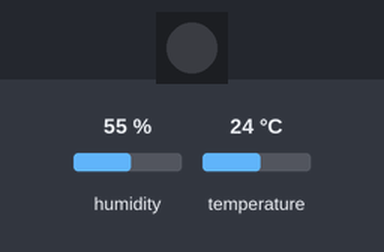
Bench run of a sketch on a simulated ESP32. Parts: 1 RGB LEDs in strip order, left to right. Inputs (shaded band) come from the test bench; at power-on: humidity 55 %, temperature 24 °C. WiFi joins after 1.5 s; servers stay silent unless stated; uploads are accepted with an empty reply; the local clock reads 2024-03-15 10:24:30 at power-on unless the sketch sets it; storage starts empty.

Above: at 0.1 s.
At 1.6 s:
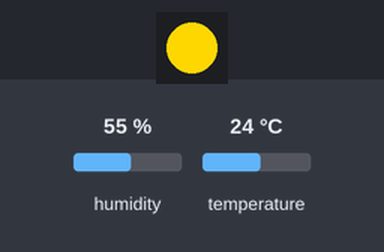
At 4.8 s:
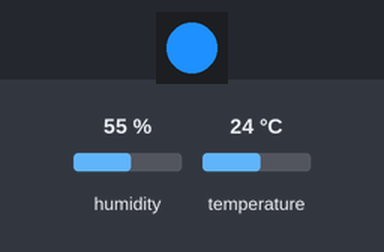
Timing chart, 0 to 6.3 s (numbered marks = the images above):
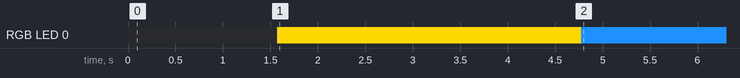

The sketch:

wetterstation.ino
```cpp
#include <WiFiManager.h>
#include <ESPAsyncWebServer.h>
#include <ArduinoJson.h>
#include <Adafruit_NeoPixel.h>
#include <HTTPClient.h>
#include "LittleFS.h"
#include "time.h"
#include "DHT.h"

#define PIN 8
#define NUMPIXELS 1
Adafruit_NeoPixel pixels(NUMPIXELS, PIN, NEO_GRB + NEO_KHZ800);

#define DHT11_PIN 2
DHT dht11(DHT11_PIN, DHT11);

AsyncWebServer server(80);
HTTPClient http;

const char* HOST_NAME = "http://192.168.0.19";
const char* PATH_NAME = "/insert_data.php";

char ledStatus[32] = "standby";

const char* ntpServer = "pool.ntp.org";
const long gmtOffset_sec = 7200;
const int daylightOffset_sec = 0;

struct Config {
  bool led;
  long interval;
  long standby;
  long sleep;
  long highTemperature;
  long measurementInProcess;
  long noWlan;
} config;

struct State {
  float temperature;
  float humidity;
  char timestamp[64];
} state;

void writeFile(fs::FS& fs, const char* path, const char* content) {
  File file = fs.open(path, FILE_WRITE);
  if (!file) {
    return;
  }

  file.print(content);
  file.close();
}

void deleteFile(fs::FS& fs, const char* path) {
  fs.remove(path);
}

String readFile(fs::FS& fs, const char* path) {
  File file = fs.open(path);
  if (!file || file.isDirectory()) {
    return "";
  }

  String content = file.readString();
  file.close();
  return content;
}

bool checkFile(fs::FS& fs, const char* path) {
  File file = fs.open(path);
  if (!file || file.isDirectory()) {
    return false;
  }

  file.close();
  return true;
}

long convertStringToHex(const char* str) {
  return strtoul(str + 1, NULL, 16);
}

void loadConfig() {
  if (!checkFile(LittleFS, "/config.json")) {
    const char* config = "{\"led\":true,\"interval\":7200000,\"standby\":\"#1E90FF\",\"sleep\":\"#708090\",\"highTemperature\":\"#FFA500\",\"measurementInProcess\":\"#FFD700\",\"noWlan\":\"#FF4C4C\"}";
    writeFile(LittleFS, "/config.json", config);
  }

  StaticJsonDocument<96> doc;
  String json = readFile(LittleFS, "/config.json");
  DeserializationError error = deserializeJson(doc, json);

  if (error) {
    return;
  }

  config.led = doc["led"];
  config.interval = doc["interval"];
  config.standby = convertStringToHex(doc["standby"]);
  config.sleep = convertStringToHex(doc["sleep"]);
  config.highTemperature = convertStringToHex(doc["highTemperature"]);
  config.measurementInProcess = convertStringToHex(doc["measurementInProcess"]);
  config.noWlan = convertStringToHex(doc["noWlan"]);
}

void updateConfig(JsonPair& kv) {
  StaticJsonDocument<96> doc;
  String configFile = readFile(LittleFS, "/config.json");
  DeserializationError error = deserializeJson(doc, configFile);

  if (error) {
    return;
  }

  doc[kv.key()] = kv.value();
  const char* key = kv.key().c_str();

  if (strcmp(key, "led") == 0) {
    config.led = kv.value().as<bool>();
  } else if (strcmp(key, "interval") == 0) {
    config.interval = kv.value().as<long>();
  } else if (strcmp(key, "standby") == 0) {
    config.standby = convertStringToHex(kv.value());
  } else if (strcmp(key, "sleep") == 0) {
    config.sleep = convertStringToHex(kv.value());
  } else if (strcmp(key, "highTemperature") == 0) {
    config.highTemperature = convertStringToHex(kv.value());
  } else if (strcmp(key, "measurementInProcess") == 0) {
    config.measurementInProcess = convertStringToHex(kv.value());
  } else if (strcmp(key, "noWlan") == 0) {
    config.noWlan = convertStringToHex(kv.value());
  }

  char buffer[256];
  serializeJson(doc, buffer);

  writeFile(LittleFS, "/config.json", buffer);
}

void setStatus(const char* status) {
  strcpy(ledStatus, status);
}

void updateLED() {
  if (!config.led) {
    pixels.clear();
  } else if (strcmp(ledStatus, "standby") == 0) {
    pixels.setPixelColor(0, config.standby);
  } else if (strcmp(ledStatus, "sleep") == 0) {
    pixels.setPixelColor(0, config.sleep);
  } else if (strcmp(ledStatus, "highTemperature") == 0) {
    pixels.setPixelColor(0, config.highTemperature);
  } else if (strcmp(ledStatus, "measurementInProcess") == 0) {
    pixels.setPixelColor(0, config.measurementInProcess);
  } else if (strcmp(ledStatus, "noWlan") == 0) {
    pixels.setPixelColor(0, config.noWlan);
  }

  pixels.show();
}

void setup() {
  Serial.begin(115200);
  pixels.begin();
  pixels.clear();

  // WiFiManager init
  WiFiManager wm;
  if (!wm.autoConnect("Wetterstation")) {
    setStatus("noWlan");
  }

  configTime(gmtOffset_sec, daylightOffset_sec, ntpServer);
  dht11.begin();

  if (!LittleFS.begin(true)) {
    return;
  }

  loadConfig();
  measure();

  server.on("/", HTTP_GET, [](AsyncWebServerRequest* request) {
    request->send(LittleFS, "/index.html", "text/html");
  });

  server.on("/api/config", HTTP_GET, [](AsyncWebServerRequest* request) {
    request->send(LittleFS, "/config.json", "application/json");
  });

  server.on("/api/measure", HTTP_GET, [](AsyncWebServerRequest* request) {
    measure();
    request->send(200, "application/json", "{\"status\":\"ok\"}");
  });

  server.on("/api/data/temperature", HTTP_GET, [](AsyncWebServerRequest* request) {
    StaticJsonDocument<96> doc;
    doc["timestamp"] = state.timestamp;
    doc["temperature"] = state.temperature;

    String jsonStr;
    serializeJson(doc, jsonStr);

    request->send(200, "application/json", jsonStr);
  });

  server.on("/api/data/humidity", HTTP_GET, [](AsyncWebServerRequest* request) {
    StaticJsonDocument<96> doc;
    doc["timestamp"] = state.timestamp;
    doc["humidity"] = state.humidity;

    String jsonStr;
    serializeJson(doc, jsonStr);

    request->send(200, "application/json", jsonStr);
  });

  server.on("/api/data", HTTP_GET, [](AsyncWebServerRequest* request) {
    StaticJsonDocument<96> doc;
    doc["timestamp"] = state.timestamp;
    doc["humidity"] = state.humidity;
    doc["temperature"] = state.temperature;

    String jsonStr;
    serializeJson(doc, jsonStr);

    request->send(200, "application/json", jsonStr);
  });

  server.on(
    "/api/config", HTTP_POST, [](AsyncWebServerRequest* request) {}, NULL,
    [](AsyncWebServerRequest* request, uint8_t* data, size_t len, size_t index, size_t total) {
      String json = "";
      for (size_t i = 0; i < len; i++) {
        json += (char)data[i];
      }

      StaticJsonDocument<96> doc;
      DeserializationError error = deserializeJson(doc, json);
      if (error) {
        return;
      }

      JsonObject obj = doc.as<JsonObject>();
      JsonPair kv = *obj.begin();

      updateConfig(kv);

      request->send(200, "application/json", "{\"status\":\"ok\"}");
    });

  server.serveStatic("/", LittleFS, "/");

  server.begin();
}

bool measured = false;
unsigned long previousMeasureTime = 0;

void insertDataIntoDB() {
  String queryString = "?";
  queryString += "temperature=" + String(state.temperature);
  queryString += "&humidity=" + String(state.humidity);
  queryString += "&timestamp=" + String(state.timestamp);

  http.begin(String(HOST_NAME) + String(PATH_NAME) + queryString);
  int httpCode = http.GET();

  if (httpCode > 0) {
    if (httpCode == HTTP_CODE_OK) {
      String payload = http.getString();
      Serial.println(payload);
    } else {
      Serial.printf("[HTTP] GET... code: %d\n", httpCode);
    }
  } else {
    Serial.printf("[HTTP] GET... failed, error: %s\n", http.errorToString(httpCode).c_str());
  }

  http.end();
}

void measure() {
  setStatus("measurementInProcess");
  updateLED();

  float humi = dht11.readHumidity();
  float tempC = dht11.readTemperature();

  if (isnan(humi) || isnan(tempC)) {
    setStatus("standby");
    return;
  }

  struct tm timeinfo;
  if (!getLocalTime(&timeinfo)) {
    setStatus("standby");
    return;
  }

  char isoTime[32];
  strftime(isoTime, sizeof(isoTime), "%Y-%m-%dT%H:%M:%SZ", &timeinfo);

  state.humidity = humi;
  state.temperature = tempC;
  strcpy(state.timestamp, isoTime);

  insertDataIntoDB();
  measured = true;
  previousMeasureTime = millis();
}

void loop() {
  unsigned long currentTime = millis();
  updateLED();
  currentTime = millis();
  if (currentTime - previousMeasureTime >= config.interval) {
    previousMeasureTime = currentTime;
    measure();
  }

  if (currentTime - previousMeasureTime >= 3000 && measured) {
    setStatus("standby");
    measured = false;
  }
}
```

Measured:
- by itself, RGB LED 0: off → RGB(255, 215, 0) at 1.6 s, → RGB(30, 144, 255) 3.2 s later
